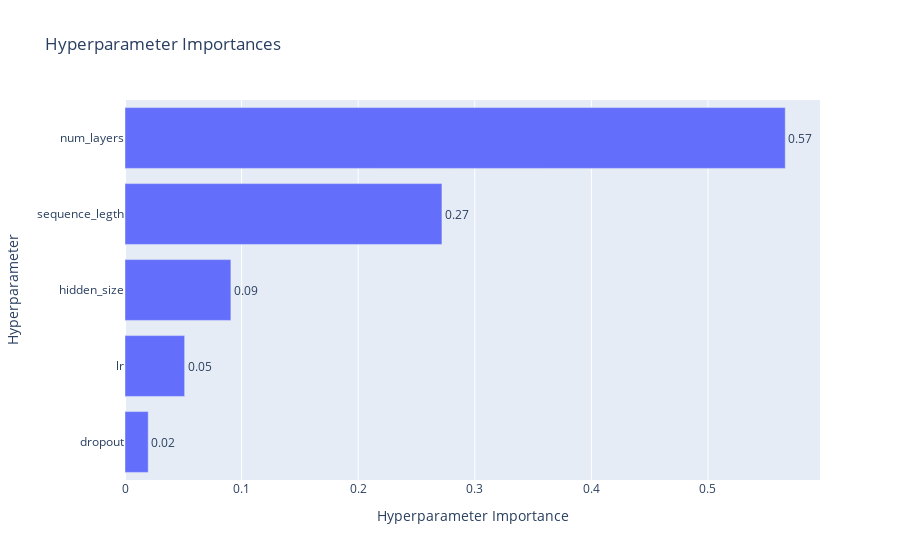

The cell this chart's notebook holds for it:
### Code cell
optuna.visualization.plot_param_importances(study)

### Figure 1 — Plotly figure (JSON) as saved in the notebook; plotly's stock layout.template omitted (floating-point values rounded to 4 significant figures)
{"data": [{"cliponaxis": false, "hovertemplate": ["dropout (FloatDistribution): 0.019913940286167102<extra></extra>", "lr (FloatDistribution): 0.05115675722193885<extra></extra>", "hidden_size (IntDistribution): 0.09081539169248133<extra></extra>", "sequence_legth (IntDistribution): 0.2718307255957428<extra></extra>", "num_layers (IntDistribution): 0.5662831852036698<extra></extra>"], "name": "Objective Value", "orientation": "h", "text": ["0.02", "0.05", "0.09", "0.27", "0.57"], "textposition": "outside", "type": "bar", "x": [0.01991, 0.05116, 0.09082, 0.2718, 0.5663], "y": ["dropout", "lr", "hidden_size", "sequence_legth", "num_layers"]}], "layout": {"title": {"text": "Hyperparameter Importances"}, "xaxis": {"title": {"text": "Hyperparameter Importance"}}, "yaxis": {"title": {"text": "Hyperparameter"}}}}
